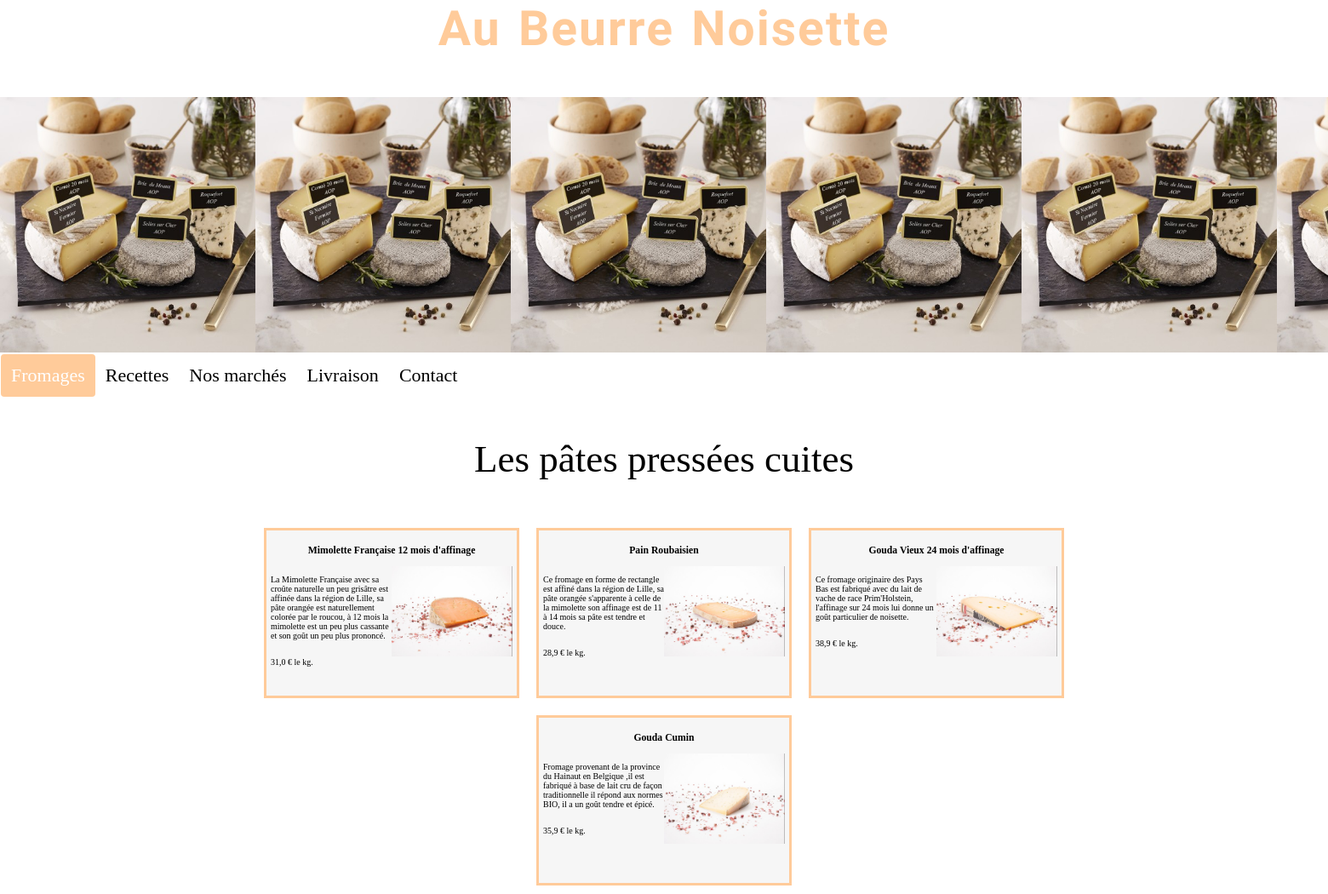
/patepresseescuite/, run on the app's committed database.
### cheese/models.py (models this page shows, shortened)
class Fromage(models.Model):
    PATEMOLLES = "PMO"
    PATEPRESSESCUITES = "PPC"
    PATEFLEURIES = "PFL"
    FROMAGEDECHEVRES = "FCH"
    FROMAGEDEBREBIS = "FBR"
    PATEPERSILLEES = "PPE"
    TRIPLECREMES = "TCR"
    PATEFORTES = "PFO"
    COMPOSITION = [
        (PATEMOLLES, "patemolles"),
        (PATEPRESSESCUITES, "patepresseescuites"),
        (PATEFLEURIES, "patefleuries"),
        (FROMAGEDECHEVRES, "fromagedechevres"),
        (FROMAGEDEBREBIS, "fromagedebrebis"),
        (PATEPERSILLEES, "patepersillees"),
        (TRIPLECREMES, "triplecremes"),
        (PATEFORTES, "patefortes"),
    ]
    name = models.CharField(max_length=150)
    slug = models.SlugField(max_length=150, unique=True, blank=True)
    origin = models.CharField(max_length=100, blank=True, verbose_name="origine")
    category = models.CharField(max_length=100, blank=True, choices=COMPOSITION, verbose_name="categories")
    description = models.TextField(blank=True)
    composition = models.CharField(max_length=100, blank=True)
    stock = models.BooleanField(default=False)
    thumbnail = models.ImageField(upload_to="Fromages", blank=True, null=True)
    price = models.FloatField(blank=True, null=True, verbose_name="prix")
    class Meta:
        verbose_name = "Les fromage"

### cheese/views.py (the view)
# urls.py: path('patepresseescuite/', views.patepresseescuite, name='patepresseescuite'),
def patepresseescuite(request):
    fromages = Fromage.objects.filter(category="PPC")
    return render(request, 'cheese/patepresseescuite.html', context={'fromages': fromages})

### cheese/templates/cheese/patepresseescuite.html (shortened to what this page needs)
{% extends 'base.html' %}
{% load static %}
{% block content %}
<section class="section-flex">
            <p class="info-section" style="text-align:center; font-size: 45px;">Les pâtes pressées cuites</p>
    <div class="content">
                {% for fromage in fromages %}
            <div class="item">
            <li class="btn">
                <a href="{% url 'detail' fromage.slug %}"><h3>{{ fromage.name }} </h3></a>
            </li>
            <p>{{ fromage.description }}.</p>
            <img src="{{ fromage.thumbnail.url }}" alt="{{ fromage.name }}" style="max-width: 200px;">
            <p>{{ fromage.price }} € le kg.</p>
        </div>
    {% endfor %}
{% endblock %}

### templates/base.html (shortened to what this page needs)
{% load static %}
<html lang="fr">
<head>
    <link rel="stylesheet" href="{% static 'cheese/style.css' %}">
</head>
<body>
<header>
    <div class="cssFont_1">
         <li class="btn">
            <a href="/home/"><h2 style="text-align:center;">Au beurre noisette</h2></a></li>
    </div>
    <div class="slider">
        <div class="slides">
            <div class="slide"><img src="{% static 'cheese/images/plateau_prenium.jpg' %}" style="width: 300px; height: 300px;"></div>
            <div class="slide"><img src="{% static 'cheese/images/plateau_prenium.jpg' %}" style="width: 300px; height: 300px;"></div>
            <div class="slide"><img src="{% static 'cheese/images/plateau_prenium.jpg' %}" style="width: 300px; height: 300px;"></div>
            <div class="slide"><img src="{% static 'cheese/images/plateau_prenium.jpg' %}" style="width: 300px; height: 300px;"></div>
            <div class="slide"><img src="{% static 'cheese/images/plateau_prenium.jpg' %}" style="width: 300px; height: 300px;"></div>
            <div class="slide"><img src="{% static 'cheese/images/plateau_prenium.jpg' %}" style="width: 300px; height: 300px;"></div>
        </div>
    </div>
    <div class="header-nav">
        <div class="dropdown">
        <button class="dropbtn">Fromages
        </button>
    </div>
    <a href="/recettes/">Recettes</a>
    <a href="/lieux/">Nos marchés</a>
    <a href="/livraison/">Livraison</a>
    <a href="/contact/">Contact</a>
</div>
</header>
{% block content %}
{% endblock %}
</body>
</html>

### cheese/static/cheese/style.css (style rules this page uses)
* { box-sizing: border-box; }
body { background-color: white; margin:0; }
.cssFont_1 { font-family: 'Festive', cursive; font-size: 45px; letter-spacing: 4px; word-spacing: 10px; color: #000000; font-weight: bold; text-decoration: none; font-style: normal; font-variant: normal; text-transform: capitalize; }
header div li { list-style-type: none; }
header div li.btn a { text-decoration: none; color: black; transition-duration: 1s; cursor: pointer; }
div.slider { height: 300px; }
div.slides { display: flex; align-items: top; flex-direction: row; width: calc(500px * 3); animation: glisse 15s infinite ease; height: 320px; }
.header-nav { overflow: hidden; padding: 20px 10px; }
.header-nav a { float: left; color: black; text-align: center; padding: 12px; text-decoration: none; font-size: 22px; line-height: 25px; border-radius: 4px; }
.dropdown { float: left; overflow: hidden; }
.dropdown .dropbtn { background-color: #ffcb9a; font-size: 22px; border: none; outline: none; color: white; padding: 12px; font-family: inherit; margin: 0; border-radius: 4px; }
.item li.btn { list-style-type: none; text-decoration: none; color: black; }
.item li.btn a { text-decoration: none; color: black; transition-duration: 6s; cursor: pointer; }
.content { display: flex; justify-content: center; flex-wrap: wrap; width: 80%; max-width: 1100px; margin: 15px auto 0; overflow: scroll; }
.item { width: 300px; height: 200px; margin: 10px; overflow: hidden; flex-shrink: 0; font-size: 10px; float: top; border: 3px solid #ffcb9a; padding: 5px; background-color: #F6F6F6; }
.item img { width: 50%; height: auto; float: right; }
.item p { width: 50%; height: auto; float: left; }
.item a { text-align: center; text-decoration: none; }
.cssFont_1 { font-family: 'Festive', cursive; font-size: 38px; letter-spacing: 2px; word-spacing: 4px; }
.header-nav { overflow: hidden; padding: 2px 1px; }

### data on the page
Fromage: name "Mimolette Française 12 mois d'affinage", description "La Mimolette Française avec sa croûte naturelle un peu grisâtre est affinée dans la région de Lille, sa pâte orangée est naturellement colorée par le roucou, à 12 mois la mimolette est un peu plus cassante et son goût un peu plus prononcé", thumbnail (picture), price "31,0"
Fromage: name "Pain Roubaisien", description "Ce fromage en forme de rectangle est affiné dans la région de Lille, sa pâte orangée s'apparente à celle de la mimolette son affinage est de 11 à 14 mois sa pâte est tendre et douce", thumbnail (picture), price "28,9"
Fromage: name "Gouda Vieux 24 mois d'affinage", description "Ce fromage originaire des Pays Bas est fabriqué avec du lait de vache de race Prim'Holstein, l'affinage sur 24 mois lui donne un goût particulier de noisette", thumbnail (picture), price "38,9"
Fromage: name "Gouda Cumin", description "Fromage provenant de la province du Hainaut en Belgique ,il est fabriqué à base de lait cru de façon traditionnelle il répond aux normes BIO, il a un goût tendre et épicé", thumbnail (picture), price "35,9"
